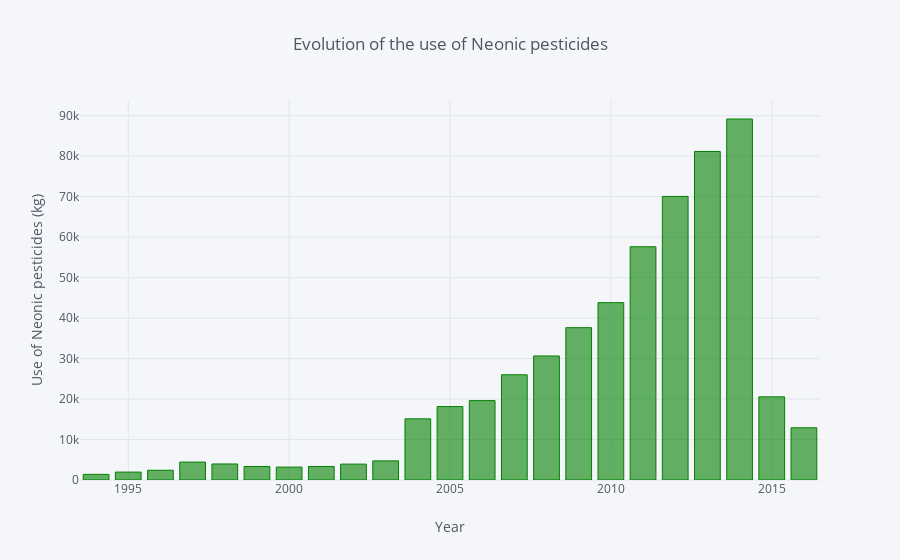

Notebook source saved alongside this figure:
### Markdown cell above
### Evolution of the use of Neonic pesticides

### Code cell
evo_neonic = data.groupby("year", as_index=False).agg({'AllNeonic':'mean'})
evo_neonic.iplot(kind='bar', x='year', xTitle='Year', color='green',
           yTitle='Use of Neonic pesticides (kg)', title='Evolution of the use of Neonic pesticides')

### Figure 1 — Plotly figure (JSON) as saved in the notebook; plotly's stock layout.template omitted (floating-point values rounded to 4 significant figures)
{"data": [{"marker": {"color": "rgba(0, 128, 0, 0.6)", "line": {"color": "rgba(0, 128, 0, 1.0)", "width": 1}}, "name": "AllNeonic", "orientation": "v", "text": "", "type": "bar", "uid": "ea852726-4433-11ea-948a-4c348862c0db", "x": [1994, 1995, 1996, 1997, 1998, 1999, 2000, 2001, 2002, 2003, 2004, 2005, 2006, 2007, 2008, 2009, 2010, 2011, 2012, 2013, 2014, 2015, 2016], "y": [1401.0, 1956.0, 2405.0, 4426.0, 3960.0, 3339.0, 3189.0, 3342.0, 3924.0, 4727.0, 15100.0, 18150.0, 19620.0, 26000.0, 30650.0, 37640.0, 43820.0, 57630.0, 70070.0, 81170.0, 89190.0, 20540.0, 12910.0]}], "layout": {"legend": {"bgcolor": "#F5F6F9", "font": {"color": "#4D5663"}}, "paper_bgcolor": "#F5F6F9", "plot_bgcolor": "#F5F6F9", "title": "Evolution of the use of Neonic pesticides", "titlefont": {"color": "#4D5663"}, "xaxis": {"gridcolor": "#E1E5ED", "showgrid": true, "tickfont": {"color": "#4D5663"}, "title": "Year", "titlefont": {"color": "#4D5663"}, "zerolinecolor": "#E1E5ED"}, "yaxis": {"gridcolor": "#E1E5ED", "showgrid": true, "tickfont": {"color": "#4D5663"}, "title": "Use of Neonic pesticides (kg)", "titlefont": {"color": "#4D5663"}, "zerolinecolor": "#E1E5ED"}}}
